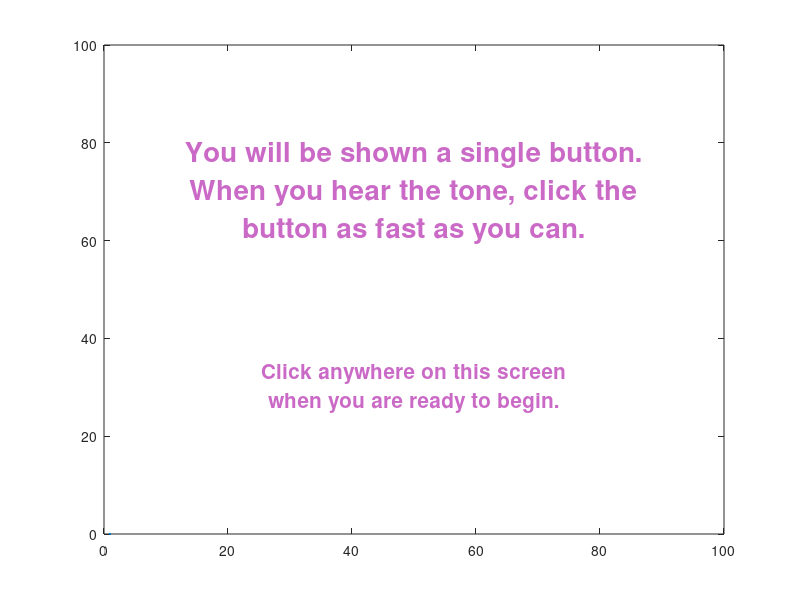

MATLAB code for this plot:
function runSoundDescrip()
% function runSoundDescrip()
% Inputs: None
% Outputs: None (creates image with instructions for Sound test)

close all;

plot(0)
color = [rand() rand() rand()];
set(gca,'Color',color)
axis([0 100 0 100])
s = sprintf('You will be shown a single button.\nWhen you hear the tone, click the\nbutton as fast as you can.');
text(50,70,s,'HorizontalAlignment','center','FontSize',20,'FontWeight','bold','Color',1-color);

s = sprintf('Click anywhere on this screen\nwhen you are ready to begin.');
text(50,30,s,'HorizontalAlignment','center','FontSize',15,'FontWeight','bold','Color',1-color);
ginput(1);

end